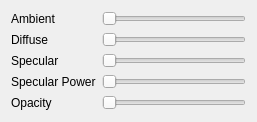
<?xml version="1.0" encoding="UTF-8"?>
<ui version="4.0">
 <class>QVTKPropertyWidget</class>
 <widget class="QWidget" name="QVTKPropertyWidget">
  <property name="geometry">
   <rect>
    <x>0</x>
    <y>0</y>
    <width>257</width>
    <height>122</height>
   </rect>
  </property>
  <property name="windowTitle">
   <string>Form</string>
  </property>
  <layout class="QFormLayout" name="formLayout">
   <item row="0" column="0">
    <widget class="QLabel" name="label">
     <property name="text">
      <string>Ambient</string>
     </property>
    </widget>
   </item>
   <item row="0" column="1">
    <widget class="QSlider" name="Ambient">
     <property name="maximum">
      <number>255</number>
     </property>
     <property name="value">
      <number>0</number>
     </property>
     <property name="orientation">
      <enum>Qt::Horizontal</enum>
     </property>
    </widget>
   </item>
   <item row="1" column="0">
    <widget class="QLabel" name="label_2">
     <property name="text">
      <string>Diffuse</string>
     </property>
    </widget>
   </item>
   <item row="1" column="1">
    <widget class="QSlider" name="Diffuse">
     <property name="maximum">
      <number>255</number>
     </property>
     <property name="value">
      <number>0</number>
     </property>
     <property name="orientation">
      <enum>Qt::Horizontal</enum>
     </property>
    </widget>
   </item>
   <item row="2" column="0">
    <widget class="QLabel" name="label_3">
     <property name="text">
      <string>Specular</string>
     </property>
    </widget>
   </item>
   <item row="2" column="1">
    <widget class="QSlider" name="Specular">
     <property name="maximum">
      <number>255</number>
     </property>
     <property name="value">
      <number>0</number>
     </property>
     <property name="orientation">
      <enum>Qt::Horizontal</enum>
     </property>
    </widget>
   </item>
   <item row="3" column="0">
    <widget class="QLabel" name="label_4">
     <property name="text">
      <string>Specular Power</string>
     </property>
    </widget>
   </item>
   <item row="3" column="1">
    <widget class="QSlider" name="SpecularPower">
     <property name="value">
      <number>0</number>
     </property>
     <property name="orientation">
      <enum>Qt::Horizontal</enum>
     </property>
    </widget>
   </item>
   <item row="4" column="0">
    <widget class="QLabel" name="label_5">
     <property name="text">
      <string>Opacity</string>
     </property>
    </widget>
   </item>
   <item row="4" column="1">
    <widget class="QSlider" name="Opacity">
     <property name="value">
      <number>0</number>
     </property>
     <property name="orientation">
      <enum>Qt::Horizontal</enum>
     </property>
    </widget>
   </item>
  </layout>
 </widget>
 <tabstops>
  <tabstop>Ambient</tabstop>
  <tabstop>Diffuse</tabstop>
  <tabstop>Specular</tabstop>
  <tabstop>SpecularPower</tabstop>
  <tabstop>Opacity</tabstop>
 </tabstops>
 <resources/>
 <connections/>
</ui>
